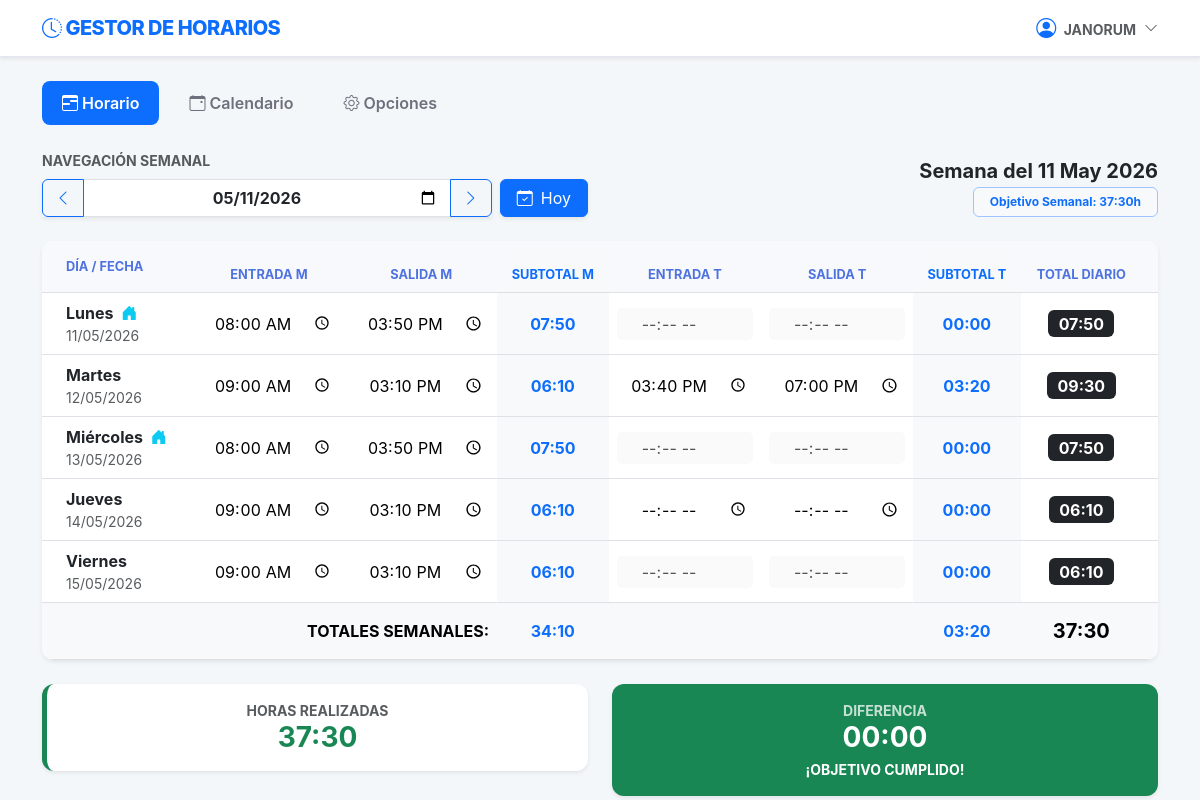
The app's page /horario/?fecha=2026-05-11 (signed in) with its own data.
### apps/horario/models.py (models this page shows, shortened)
class RegistroDiario(models.Model):
    usuario = models.ForeignKey(User, on_delete=models.CASCADE, related_name='registros_diarios')
    fecha = models.DateField()
    m_in = models.TimeField(null=True, blank=True)
    m_out = models.TimeField(null=True, blank=True)
    t_in = models.TimeField(null=True, blank=True)
    t_out = models.TimeField(null=True, blank=True)
    categoria = models.CharField(max_length=50, null=True, blank=True)
    es_teletrabajo = models.BooleanField(default=False)
    es_periodo_especial = models.BooleanField(default=False)
    horas_m = models.FloatField(default=0.0)
    horas_t = models.FloatField(default=0.0)
    class Meta:
        ordering = ['-fecha']
        unique_together = ['usuario', 'fecha']

### apps/horario/views.py (the view)
# urls.py: path('', HorarioSemanalView.as_view(), name='ver_horario'),
class HorarioSemanalView(LoginRequiredMixin, View):
    template_name = 'horario/horario.html'
    def get(self, request, *args, **kwargs):
        fecha_str = request.GET.get('fecha')
        fecha_ref = datetime.strptime(fecha_str, '%Y-%m-%d').date() if fecha_str else date.today()
        datos_semana = HorarioService.obtener_datos_semana(fecha_ref, usuario=request.user)
        lunes = datos_semana['lunes']
        fecha_anterior = lunes - timedelta(days=7)
        fecha_posterior = lunes + timedelta(days=7)
        festivos_oficiales = holidays.CountryHoliday('ES', prov='GA', years=fecha_ref.year)
        total_semanal_decimal = 0.0
        for dia in datos_semana.get('dias', []):
            fecha_dia = dia['fecha']
            reg = dia['reg']
            dia_semana_num = str(fecha_dia.isoweekday())
            evento_calendario = EventoCalendario.objects.filter(usuario=request.user, fecha=fecha_dia).first()
            festivo_recurrente = FestivoEspecial.objects.filter(usuario=request.user, dia=fecha_dia.day, mes=fecha_dia.month).first()
            nombre_oficial = festivos_oficiales.get(fecha_dia)
            if nombre_oficial or evento_calendario or festivo_recurrente:
                config = HorarioService.obtener_config_por_fecha(request.user, fecha_dia)
                horas_festivo = getattr(config, 'horas_festivo', 7.5)
                horas_str = HorarioService.decimal_a_hhmm(horas_festivo)
                dia['es_festivo'] = True
                if evento_calendario:
                    dia['tipo_evento'] = evento_calendario.get_tipo_display()
                    dia['descripcion_evento'] = evento_calendario.descripcion or "Evento registrado en calendario"
                elif festivo_recurrente:
                    dia['tipo_evento'] = festivo_recurrente.nombre
                    dia['descripcion_evento'] = "Festivo recurrente configurado"
                else:
                    dia['tipo_evento'] = CalendarioService.traducir_festivo(nombre_oficial)
                    dia['descripcion_evento'] = "Festivo oficial"
                dia['total_m_str'], dia['total_t_str'], dia['total_dia_str'] = horas_str, "00:00", horas_str
                dia['alertas'], dia['incumple'], dia['tiene_tarde'] = [], False, False
            else:
                dia['es_festivo'] = False
                config = HorarioService.obtener_config_por_fecha(request.user, fecha_dia)
                raw_dias = getattr(config, 'dias_obligatorios_tarde', "")
                lista_tardes = [d.strip() for d in str(raw_dias).split(',') if d.strip()]
                dia['tiene_tarde'] = dia_semana_num in lista_tardes
                if not (reg.m_in or reg.m_out or reg.t_in or reg.t_out):
                    defaults = self._obtener_defaults(request.user, config, int(dia_semana_num))
                    if defaults:
                        reg.m_in, reg.m_out = defaults.m_in, defaults.m_out
                        reg.t_in, reg.t_out = defaults.t_in, defaults.t_out
                h_m, h_t = HorarioService.calcular_horas_reales(reg, config, fecha_dia)
                dia['alertas'], dia['incumple'] = HorarioService.validar_registro(reg, config)
                dia['total_m_str'] = HorarioService.decimal_a_hhmm(h_m)
                dia['total_t_str'] = HorarioService.decimal_a_hhmm(h_t)
                dia['total_dia_str'] = HorarioService.decimal_a_hhmm(h_m + h_t)
                dia['config_nombre'] = config.nombre if isinstance(config, HorarioEspecial) else "Horario Base"
            total_semanal_decimal += HorarioService.hhmm_a_decimal(dia['total_dia_str'])
        objetivo = HorarioService.obtener_objetivo_semanal(request.user)
        datos_semana['totales_semanales']['total'] = HorarioService.decimal_a_hhmm(total_semanal_decimal)
        datos_semana['faltan_str'] = HorarioService.decimal_a_hhmm(max(0, objetivo - total_semanal_decimal))
        datos_semana['cumple'] = total_semanal_decimal >= objetivo
        context = {
            **datos_semana,
            'fecha_ref': fecha_ref,
            'fecha_hoy': date.today(),
            'fecha_anterior': fecha_anterior.strftime('%Y-%m-%d'),
            'fecha_posterior': fecha_posterior.strftime('%Y-%m-%d'),
            'config': ConfiguracionHorario.objects.get_or_create(usuario=request.user)[0],
        }
        return render(request, self.template_name, context)
    def _obtener_defaults(self, usuario, config, dia_sem):
        if isinstance(config, HorarioEspecial):
            return DiaHorarioEspecial.objects.filter(periodo=config, dia_semana=dia_sem).first()
        return HorarioDefecto.objects.filter(usuario=usuario, dia_semana=dia_sem).first()

### apps/horario/templates/horario/horario.html (shortened to what this page needs)
{% extends "base.html" %}
{% block content %}
<div class="row mb-4 align-items-end">
    <div class="col-md-6">
        <label class="form-label small fw-bold text-muted text-uppercase">Navegación Semanal</label>
        <form id="form-fecha" method="GET" class="d-flex gap-2">
            <div class="input-group shadow-sm">
                <a href="?fecha={{ fecha_anterior }}" class="btn btn-outline-primary d-flex align-items-center" title="Semana anterior">
                    <i class="bi bi-chevron-left"></i>
                </a>
                <input type="date" name="fecha" id="input-fecha" class="form-control text-center fw-bold"
                       value="{{ fecha_ref|date:'Y-m-d' }}" onchange="this.form.submit()">
                <a href="?fecha={{ fecha_posterior }}" class="btn btn-outline-primary d-flex align-items-center" title="Semana siguiente">
                    <i class="bi bi-chevron-right"></i>
                </a>
            </div>
            <a href="?fecha={{ fecha_hoy|date:'Y-m-d' }}" class="btn btn-primary shadow-sm d-flex align-items-center px-3" title="Ir a hoy">
                <i class="bi bi-calendar-check me-2"></i> Hoy
            </a>
        </form>
    </div>
    <div class="col-md-6 text-end">
        <h5 class="fw-bold text-dark mb-1">Semana del {{ lunes|date:"d M Y" }}</h5>
        <span class="badge bg-light text-primary border border-primary-subtle px-3 py-2">
            Objetivo Semanal: <span id="val-objetivo" class="fw-bold">{{ obj_sem_str }}</span>h
        </span>
    </div>
</div>
<div class="row">
    <div class="col-12">
        <div class="card shadow-sm border-0 overflow-hidden">
            <div class="table-responsive">
                <table class="table mb-0 align-middle text-center" id="tabla-horarios">
                    <thead class="table-light">
                        <tr>
                            <th class="text-start ps-4 py-3">Día / Fecha</th>
                            <th>Entrada M</th><th>Salida M</th>
                            <th class="bg-light text-primary">Subtotal M</th>
                            <th>Entrada T</th><th>Salida T</th>
                            <th class="bg-light text-primary">Subtotal T</th>
                            <th class="pe-4">Total Diario</th>
                        </tr>
                    </thead>
                    <tbody>
                        {% for item in dias %}
                        <tr class="row-dia {% if item.es_festivo %}fila-festivo{% endif %}"
                            data-fecha="{{ item.fecha|date:'Y-m-d' }}"
                            data-nombre="{{ item.nombre }}"
                            data-festivo="{{ item.es_festivo|yesno:'true,false' }}"
                            data-teletrabajo="{{ item.es_teletrabajo|yesno:'true,false' }}"
                            data-tiene-tarde="{{ item.tiene_tarde|yesno:'true,false' }}">
                            <td class="text-start ps-4">
                                <div class="fw-bold text-dark">{{ item.nombre }}
                                    {% if item.es_teletrabajo %}<i class="bi bi-house-door-fill text-info ms-1" title="Teletrabajo"></i>{% endif %}
                                </div>
                                <div class="small text-muted">{{ item.fecha|date:"d/m/Y" }}</div>
                            </td>
                            {% if item.es_festivo %}
                                <td colspan="2" class="text-center">
                                    <div class="d-flex flex-column align-items-center justify-content-center">
                                        <span class="badge bg-danger bg-opacity-10 text-danger border border-danger border-opacity-25 px-3 py-1 fw-bold">
                                            {{ item.tipo_evento|upper }}
                                        </span>
                                        {% if item.descripcion_evento %}
                                            <small class="text-muted mt-1 fst-italic" style="font-size: 0.75rem;">
                                                {{ item.descripcion_evento }}
                                            </small>
                                        {% endif %}
                                    </div>
                                </td>
                                <td class="bg-light fw-bold text-primary celda-valor-festivo">{{ item.total_m_str }}</td>
                                <td colspan="2" class="text-muted small">-</td>
                                <td class="bg-light fw-bold text-primary">00:00</td>
                            {% else %}
                                <td><input type="time" name="m_in" class="time-input input-val w-100 text-center border-0 bg-transparent" value="{{ item.reg.m_in|time:'H:i' }}"></td>
                                <td><input type="time" name="m_out" class="time-input input-val w-100 text-center border-0 bg-transparent" value="{{ item.reg.m_out|time:'H:i' }}"></td>
                                <td class="bg-light fw-bold text-primary subtotal-m-celda">00:00</td>
                                <td>
                                    <input type="time" name="t_in" class="time-input input-val w-100 text-center border-0 {% if not item.tiene_tarde %}input-disabled{% else %}bg-transparent{% endif %}"
                                           value="{{ item.reg.t_in|time:'H:i' }}" {% if not item.tiene_tarde %}disabled{% endif %}>
                                </td>
                                <td>
                                    <input type="time" name="t_out" class="time-input input-val w-100 text-center border-0 {% if not item.tiene_tarde %}input-disabled{% else %}bg-transparent{% endif %}"
                                           value="{{ item.reg.t_out|time:'H:i' }}" {% if not item.tiene_tarde %}disabled{% endif %}>
                                </td>
                                <td class="bg-light fw-bold text-primary subtotal-t-celda">00:00</td>
                            {% endif %}
                            <td class="pe-4">
                                <span class="badge bg-dark fs-6 total-dia-celda">00:00</span>
                            </td>
                        </tr>
                        {% endfor %}
                    </tbody>
                    <tfoot class="table-light border-top">
                        <tr class="fw-bold text-dark">
                            <td colspan="3" class="text-end py-3">TOTALES SEMANALES:</td>
                            <td class="text-primary" id="footer-total-m">00:00</td>
                            <td colspan="2"></td>
                            <td class="text-primary" id="footer-total-t">00:00</td>
                            <td class="pe-4 fs-5" id="footer-total-gen">00:00</td>
                        </tr>
                    </tfoot>
                </table>
            </div>
        </div>
        <div class="row mt-4">
            <div class="col-md-6">
                <div class="card p-3 border-start border-success border-5 shadow-sm text-center">
                    <small class="text-muted text-uppercase fw-bold">Horas Realizadas</small>
                    <div class="h3 fw-bold mb-0 text-success" id="kpi-realizado">00:00</div>
                </div>
            </div>
            <div class="col-md-6">
                <div id="kpi-status-card" class="card p-3 shadow-sm border-0 text-center h-100 d-flex flex-column justify-content-center transition-all">
                    <small id="kpi-label-dif" class="text-uppercase fw-bold opacity-75">Diferencia</small>
                    <div class="h3 fw-bold mb-0" id="kpi-diferencia">00:00</div>
                    <div class="small fw-bold text-uppercase mt-1" id="kpi-status-text">HORAS PENDIENTES</div>
                </div>
            </div>
        </div>
    </div>
</div>
{% endblock %}

### templates/base.html (shortened to what this page needs)
<!DOCTYPE html>
<html lang="es">
<head>
    <link href="https://cdn.jsdelivr.net/npm/bootstrap@5.3.0/dist/css/bootstrap.min.css" rel="stylesheet">
    <link rel="stylesheet" href="https://cdn.jsdelivr.net/npm/bootstrap-icons@1.11.0/font/bootstrap-icons.css">
</head>
<body>
<nav class="navbar navbar-expand-lg navbar-light mb-4 shadow-sm">
    <div class="container">
        <a class="navbar-brand" href="{% if user.is_authenticated %}{% url 'horario:ver_horario' %}{% else %}{% url 'login' %}{% endif %}">
            <i class="bi bi-clock-history"></i> GESTOR DE HORARIOS
        </a>
        <div class="ms-auto d-flex align-items-center">
            {% if user.is_authenticated %}
                <div class="dropdown user-dropdown">
                    <a class="dropdown-toggle d-flex align-items-center text-muted" id="userMenu" data-bs-toggle="dropdown" aria-expanded="false">
                        <span class="small fw-bold text-uppercase me-2">
                            <i class="bi bi-person-circle text-primary fs-5 me-1"></i> {{ user.username }}
                        </span>
                        <i class="bi bi-chevron-down small"></i>
                    </a>
                </div>
            {% else %}
                <a href="{% url 'login' %}" class="btn btn-sm btn-primary fw-bold px-4">ENTRAR</a>
            {% endif %}
        </div>
    </div>
</nav>
<div class="container">
    {% if user.is_authenticated %}
    <ul class="nav nav-tabs mb-4" id="mainTabs">
        <li class="nav-item">
            <a class="nav-link {% if request.resolver_match.app_name == 'horario' %}active{% endif %}"
               href="{% url 'horario:ver_horario' %}">
               <i class="bi bi-calendar3-range"></i> Horario
            </a>
        </li>
        <li class="nav-item">
            <a class="nav-link {% if request.resolver_match.app_name == 'calendario' %}active{% endif %}"
               href="{% url 'calendario:ver_calendario' %}">
               <i class="bi bi-calendar-event"></i> Calendario
            </a>
        </li>
        <li class="nav-item">
            <a class="nav-link {% if request.resolver_match.app_name == 'opciones' and request.resolver_match.url_name != 'perfil' %}active{% endif %}"
               href="{% url 'opciones:main' %}">
                <i class="bi bi-gear"></i> Opciones
            </a>
        </li>
    </ul>
    {% endif %}
    {% block content %}{% endblock %}
</div>
</body>
</html>

### records on screen
RegistroDiario: fecha "11 May 2026", nombre "Lunes", fecha "11/05/2026", m_in "08:00", m_out "15:50"
RegistroDiario: nombre "Martes", fecha "12/05/2026", m_in "09:00", m_out "15:10", t_in "15:40", t_out "19:00"
RegistroDiario: nombre "Miércoles", fecha "13/05/2026", m_in "08:00", m_out "15:50"
RegistroDiario: nombre "Jueves", fecha "14/05/2026", m_in "09:00", m_out "15:10"
RegistroDiario: nombre "Viernes", fecha "15/05/2026", m_in "09:00", m_out "15:10"

### other values on screen
{{ user.username }} "JANORUM"
{{ obj_sem_str }} "37:30"
